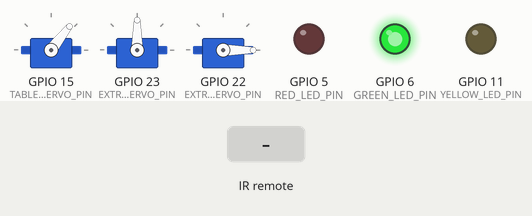
Bench run of a sketch on a simulated ESP32-S3. Shown: 3 × servo, output pins drawn as LEDs (lit = HIGH). The test bench sets the inputs (shaded band). What the sketch prints to the serial monitor is not drawn.

Above: at 1.4 s.
1.5 s: infrared code 0x16 received
At 2.3 s:
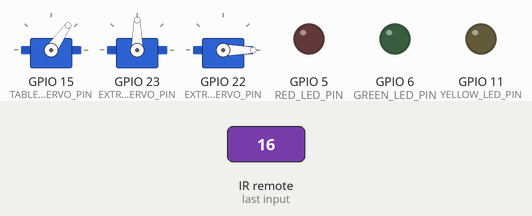
4.5 s: infrared code 0x42 received
At 5.4 s:
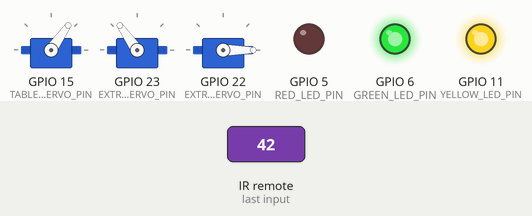
6.5 s: infrared code 0x4A received
At 8.2 s:
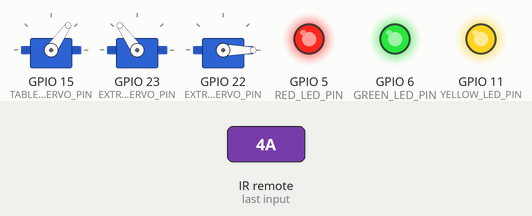
8.5 s: infrared code 0x42 received
At 8.9 s:
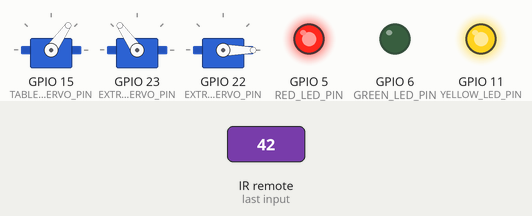
10.5 s: infrared code 0x19 received
At 12.8 s:
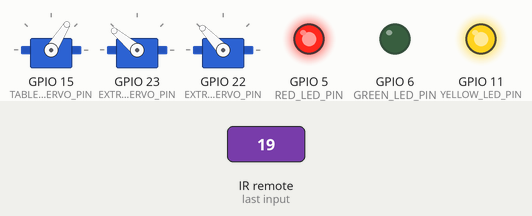
13.5 s: infrared code 0x40 received
At 17.3 s:
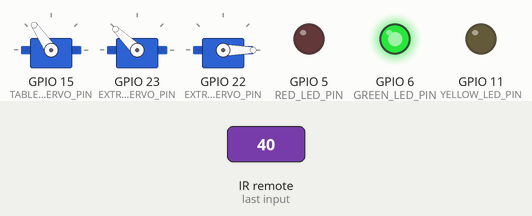
Timing chart, 0 to 17.5 s (numbered marks = the images above; inputs shaded):
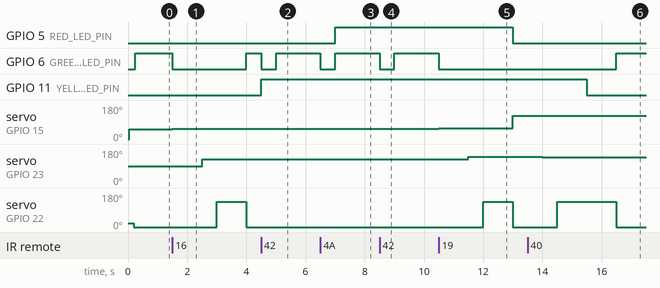

The sketch:

project_1__2_.ino
```cpp
#define NO_LED_FEEDBACK_CODE   // The  WS2812 on pin 8 of AI-C3 board crashes if used as receive feedback LED, other I/O pins are working...
#define IR_RECEIVE_PIN           4
#define IR_SEND_PIN              7
#define TONE_PIN                10
#define APPLICATION_PIN         18
#define TABLE_SERVO_PIN          15
#define EXTRUDER_MOVE_SERVO_PIN  23
#define EXTRUDER_PUSH_SERVO_PIN  22
#define RED_LED_PIN               5
#define GREEN_LED_PIN             6
#define YELLOW_LED_PIN           11


#include <Arduino.h>
#include <IRremote.hpp>
#include <ESP32Servo.h>
#include <stdlib.h>
using namespace std;
#include <Wire.h>
//#include <SPI.h>
//#include <SD.h>

class Pill{
    public:
        int _plateAgnle;
        int _extruderAngle;
        bool _present;
        Pill() {
            this->_plateAgnle = 1;
            this->_extruderAngle = 1;
            this-> _present = false;
        };
        Pill(int plateAgnle, int extruderAngle){
            this->_plateAgnle = plateAgnle;
            this->_extruderAngle = extruderAngle;
            this-> _present = true;
        }
};

class Blister{
    public:
        String _name;
        int _position;
        Pill pills[10] = { Pill(), Pill(), Pill(), Pill(), Pill(), Pill(), Pill(), Pill(), Pill(), Pill() };
        Blister(String name, int pos) {
            this->_name = name;
            this->_position = pos;
        }
        String GetName() {
            return this->_name;
        }
};

Servo  plateServo, extruderMoveServo, extruderPushServo;

int plateServoCurrentPosition = 52;
int plateServoMinPosition = 0;
int plateServoMaxPosition = 300;
int plateServoReplacePosition = 55;

int extruderMoveCurrentPosition = 90;
int extruderMoveMinPosition = 50;
int extruderMoveMaxPosition = 153;

int extruderPushCurrentPosition = 90;
int extruderPushMinPosition = 0;
int extruderPushMaxPosition = 133;

enum ExtruderMode {
  SinglePill,
  RecipeScenario,
  ReplaceBlister
};
ExtruderMode mode = SinglePill;

Blister blisters[6] = { Blister( "Vitamin Yellow", 1), Blister( "Vitamin Green", 2), Blister( "Vitamin Blue", 3), Blister( "Vitamin Yellow", 4), Blister( "Vitamin Green", 5), Blister( "Vitamin Blue", 6)};
int recipies[9][3] = { {1,1,2}, {1,-1,3}, {3,3,-1}, {-1,-1,-1}, {-1,-1,-1}, {-1,-1,-1}, {-1,-1,-1}, {-1,-1,-1}, {-1,-1,-1}};

void setup() {


    Serial.begin(115200);
    //while (!Serial)
    //    ; // Wait for Serial to become available. Is optimized away for some cores.
    Serial.println(F("Using IRremote library version " VERSION_IRREMOTE));
    Serial.println(F("Enabling IR input..."));
    IrReceiver.begin(IR_RECEIVE_PIN, ENABLE_LED_FEEDBACK);

    pinMode(RED_LED_PIN, OUTPUT);
    pinMode(GREEN_LED_PIN, OUTPUT);
    pinMode(YELLOW_LED_PIN, OUTPUT);

    plateServo.attach(TABLE_SERVO_PIN);
    plateServo.write(plateServoMinPosition);
    delay(50);
    plateServo.write(plateServoCurrentPosition);
    delay(50);

    extruderMoveServo.attach(EXTRUDER_MOVE_SERVO_PIN);
    //extruderMoveServo.write(extruderMoveMinPosition);
    //delay(50);
    extruderMoveServo.write(extruderMoveCurrentPosition);
    delay(50);

    extruderPushServo.attach(EXTRUDER_PUSH_SERVO_PIN);
    extruderPushServo.write(20);
    delay(50);
    extruderPushServo.write(extruderPushMinPosition);
    delay(50);

    initPlate();
    digitalWrite(GREEN_LED_PIN, HIGH);
}

void loop() {
    processIRsignal();
    IrReceiver.resume();
}


void handleOverflow() {
    Serial.println(F("Overflow detected"));
    Serial.println("Try to increase the \"RAW_BUFFER_LENGTH\" value of RAW_BUFFER_LENGTH");
    // see also https://github.com/Arduino-IRremote/Arduino-IRremote#compile-options--macros-for-this-library

#if !defined(ESP8266) && !defined(NRF5) // tone on esp8266 works once, then it disables IrReceiver.restartTimer() / timerConfigForReceive().
    /*
     * Stop timer, generate a double beep and start timer again
     */
#  if defined(ESP32) // ESP32 uses another timer for tone()
    tone(TONE_PIN, 1100, 10);
    delay(50);
    tone(TONE_PIN, 1100, 10);
#  else
    IrReceiver.stopTimer();
    tone(TONE_PIN, 1100, 10);
    delay(50);
    tone(TONE_PIN, 1100, 10);
    delay(50);
    IrReceiver.restartTimer();
#  endif
#endif
}

bool processIRsignal() {
    if (IrReceiver.decode()) {
        digitalWrite(GREEN_LED_PIN, LOW);
        int cmd = IrReceiver.decodedIRData.command;
        switch (cmd) {
            case 70:
                if (mode == SinglePill) {
                    Serial.println("up");
                    if (extruderMoveCurrentPosition < extruderMoveMaxPosition){
                        extruderMoveCurrentPosition+=1;
                        moveExtruder();
                    }
                }
                break;
            case 21:
                if (mode == SinglePill) {
                    Serial.println("down");
                    if (extruderMoveCurrentPosition > extruderMoveMinPosition){
                        extruderMoveCurrentPosition-=1;
                        moveExtruder();
                    }
                }
                break;
            case 68:
                if (mode == SinglePill) {
                    Serial.println("left");
                    if (plateServoCurrentPosition > plateServoMinPosition){
                        plateServoCurrentPosition-=1;
                        movePlate();
                    }
                }
                break;
            case 67:
                if (mode == SinglePill) {
                    Serial.println("right");
                    if (plateServoCurrentPosition < plateServoMaxPosition){
                        plateServoCurrentPosition+=1;
                        movePlate();
                    }
                }
                break;
            case 64:
                if (mode == SinglePill) {
                    Serial.println("OK");
                    pushExtruder();
                }
                break;
            case 66:
                Serial.println("*");
                mode = RecipeScenario;
                Serial.print("Recepe mode, select recepe number. ");
                digitalWrite(YELLOW_LED_PIN, HIGH);
                delay(500);
                break;
            case 74:
                Serial.println("#");
                mode = ReplaceBlister;
                Serial.print("Repalce blister mode, select blister number appeared to  be empty. ");
                plateServoCurrentPosition = plateServoReplacePosition;
                movePlate();
                delay(500);
                digitalWrite(RED_LED_PIN, HIGH);
                break;
            case 22:
                Serial.println("1");
                processNumericCommand(1);
                break;
            case 25:
                Serial.println("2");
                processNumericCommand(2);
                break;
            case 13:
                Serial.println("3");
                processNumericCommand(3);
                break;
            case 12:
                Serial.println("4");
                processNumericCommand(4);
                break;
            case 24:
                Serial.println("5");
                processNumericCommand(5);
                break;
            case 94:
                Serial.println("6");
                processNumericCommand(6);
                break;
            case 8:
                Serial.println("7");
                processNumericCommand(7);
                break;
            case 28:
                Serial.println("8");
                processNumericCommand(8);
                break;
            case 90:
                Serial.println("9");
                processNumericCommand(9);
                break;
            case 82:
                Serial.println("0");
                processNumericCommand(0);
                break;
            default:
                Serial.print("unknown command:");
                Serial.println(cmd);
                break;
        }
        digitalWrite(GREEN_LED_PIN, HIGH);
        //delay(100);
        return true;
    }
    return false;
}

void processNumericCommand(int number) {
    switch (mode) {
        case SinglePill:
            extrudePill(number-1); //extrude next pill from blister #number
            break;
        case RecipeScenario:
            extrudeRecipe(number-1);
            break;
        case ReplaceBlister:
            replaceBlister(number-1);
            break;
        default:
            break;
    }
    mode = SinglePill;
    digitalWrite(RED_LED_PIN, LOW);
    digitalWrite(YELLOW_LED_PIN, LOW);
}

void movePlate() {
    if( plateServoCurrentPosition >= plateServoMinPosition && plateServoCurrentPosition <= plateServoMaxPosition) {
        Serial.print("move plate to: ");
        Serial.println(plateServoCurrentPosition);
        plateServo.write(plateServoCurrentPosition);
        //delay(1000);
    } else {
        Serial.print("plate reached threshould angle");
        alarm(1);
    }

}

void moveExtruder() {
    if( extruderMoveCurrentPosition >= extruderMoveMinPosition && extruderMoveCurrentPosition <= extruderMoveMaxPosition) {
        Serial.print("move extruder to: ");
        Serial.println(extruderMoveCurrentPosition);
        extruderMoveServo.write(extruderMoveCurrentPosition);
    } else {
        Serial.print("extruder reached threshould angle");
        alarm(1);
    }
}

void pushExtruder() {
    Serial.println("push");
    //extruderPushServo.write(90);
    extruderPushServo.write(extruderPushMaxPosition);
    delay(1000);
    extruderPushServo.write(extruderPushMinPosition);
}

void initPlate() {
    initBlister(0);
    initBlister(1);
    initBlister(2);
    initBlister(3);
    initBlister(4);
    initBlister(5);
}

void initBlister(int blisterNumber) {
    switch(blisterNumber) {
        case 0:
            blisters[blisterNumber].pills[0] = Pill(55, 125);
            blisters[blisterNumber].pills[1] = Pill(58, 140);
            blisters[blisterNumber].pills[2] = Pill(64, 111);
            blisters[blisterNumber].pills[3] = Pill(70, 125);
            blisters[blisterNumber].pills[4] = Pill(76, 94);
            blisters[blisterNumber].pills[5] = Pill(78, 107);
            blisters[blisterNumber].pills[6] = Pill(83, 80);
            blisters[blisterNumber].pills[7] = Pill(87, 91);
            break;
        case 1:
            blisters[blisterNumber].pills[0] = Pill(77, 150);
            blisters[blisterNumber].pills[1] = Pill(104, 151);
            blisters[blisterNumber].pills[2] = Pill(86, 134);
            blisters[blisterNumber].pills[3] = Pill(98, 133);
            blisters[blisterNumber].pills[4] = Pill(93, 114);
            blisters[blisterNumber].pills[5] = Pill(101, 117);
            blisters[blisterNumber].pills[6] = Pill(97, 95);
            blisters[blisterNumber].pills[7] = Pill(106, 96);
            break;
        case 2:
            blisters[blisterNumber].pills[0] = Pill(124, 136);
            blisters[blisterNumber].pills[1] = Pill(135, 122);
            blisters[blisterNumber].pills[2] = Pill(119, 122);
            blisters[blisterNumber].pills[3] = Pill(131, 113);
            blisters[blisterNumber].pills[4] = Pill(116, 101);
            blisters[blisterNumber].pills[5] = Pill(126, 100);
            blisters[blisterNumber].pills[6] = Pill(117, 84);
            blisters[blisterNumber].pills[7] = Pill(126, 75  );
            break;
        case 3:
            blisters[blisterNumber].pills[0] = Pill(166, 188);
            blisters[blisterNumber].pills[1] = Pill(170, 133);
            blisters[blisterNumber].pills[2] = Pill(194, 109);

            blisters[blisterNumber].pills[3] = Pill(71, 137);
            blisters[blisterNumber].pills[3]._present = false;
            blisters[blisterNumber].pills[4] = Pill(73, 109);
            blisters[blisterNumber].pills[4]._present = false;
            blisters[blisterNumber].pills[5] = Pill(78, 120);
            blisters[blisterNumber].pills[5]._present = false;
            blisters[blisterNumber].pills[6] = Pill(82, 89);
            blisters[blisterNumber].pills[6]._present = false;
            blisters[blisterNumber].pills[7] = Pill(87, 102);
            blisters[blisterNumber].pills[7]._present = false;
            break;
        case 4:
            blisters[blisterNumber].pills[0] = Pill(0, 0);
            blisters[blisterNumber].pills[0]._present = false;
            blisters[blisterNumber].pills[1] = Pill(99, 160);
            blisters[blisterNumber].pills[1]._present = false;
            blisters[blisterNumber].pills[2] = Pill(82, 147);
            blisters[blisterNumber].pills[2]._present = false;
            blisters[blisterNumber].pills[3] = Pill(97, 148);
            blisters[blisterNumber].pills[3]._present = false;
            blisters[blisterNumber].pills[4] = Pill(89, 130);
            blisters[blisterNumber].pills[4]._present = false;
            blisters[blisterNumber].pills[5] = Pill(99, 130);
            blisters[blisterNumber].pills[5]._present = false;
            blisters[blisterNumber].pills[6] = Pill(96, 109);
            blisters[blisterNumber].pills[6]._present = false;
            blisters[blisterNumber].pills[7] = Pill(103, 109);
            blisters[blisterNumber].pills[7]._present = false;
            break;
        case 5:
            blisters[blisterNumber].pills[0] = Pill(10, 133);
            blisters[blisterNumber].pills[1] = Pill(23, 120);
            blisters[blisterNumber].pills[2] = Pill(5, 127);
            blisters[blisterNumber].pills[3] = Pill(15, 112);
            blisters[blisterNumber].pills[4] = Pill(2, 107);
            blisters[blisterNumber].pills[5] = Pill(13, 94);
            blisters[blisterNumber].pills[6] = Pill(3, 83);
            blisters[blisterNumber].pills[7] = Pill(12, 69);
            break;
        default:
            break;
    }
}

bool extrudePill(int blisterNumber) {
    bool pillFound = false;
    Serial.print("extrude pill from blister #");
    Serial.println(blisterNumber);
    for (int i = 0; i < (sizeof(blisters[blisterNumber].pills)/sizeof(*blisters[blisterNumber].pills)); i++) {
        if (blisters[blisterNumber].pills[i]._present == true && pillFound == false) {
            plateServoCurrentPosition = blisters[blisterNumber].pills[i]._plateAgnle;
            movePlate();
            delay(1000);
            extruderMoveCurrentPosition = blisters[blisterNumber].pills[i]._extruderAngle;
            moveExtruder();
            delay(500);
            pushExtruder();
            blisters[blisterNumber].pills[i]._present = false;
            pillFound = true;
        }
    }
    if (pillFound == false) {
        Serial.println(F("no pills found in blister#" + blisterNumber));
        alarm(3);
    }
    return pillFound;
}

void replaceBlister(int blisterNumber) {
    initBlister(blisterNumber);
    Serial.print("blister #");
    Serial.print(blisterNumber+1);
    Serial.println(" successfully replaced.");
}

void extrudeRecipe(int recipeNumber) {
    Serial.println(F("By the reipe #" + (recipeNumber+1) ));
    bool blisterReplaced = false;
    bool pillFound = false;
    for (int i = 0; i < 3; i++) {
        if (recipies[recipeNumber][i] >= 0) {
            pillFound = extrudePill(recipies[recipeNumber][i]-1);
            while( !pillFound ) {
                blisterReplaced = false;
                Serial.println("replace the blister to proceed with recipe!");
                digitalWrite(RED_LED_PIN, HIGH);
                while( !blisterReplaced ) {
                    mode = ReplaceBlister;
                    IrReceiver.resume();
                    blisterReplaced = processIRsignal();
                }
                pillFound = extrudePill(recipies[recipeNumber][i]-1);
            }
            digitalWrite(RED_LED_PIN, LOW);
            Serial.println(" extruded.");
        }
    }
    Serial.println("successfully processed.");
}

void alarm(int level){
    for (int i = 0; i < level; i++) {
        digitalWrite(RED_LED_PIN, HIGH);
        delay(500);
        digitalWrite(RED_LED_PIN, LOW);
        delay(100);
    }
}
```

Measured:
- after the input at 1.5 s, GPIO 6 (GREEN_LED_PIN): HIGH → LOW at once, → HIGH 2.5 s later; servo on GPIO 15 (TABLE_SERVO_PIN): 52° → 55° at once; servo on GPIO 23 (EXTRUDER_MOVE_SERVO_PIN): 90° → 125° after 1.0 s; servo on GPIO 22 (EXTRUDER_PUSH_SERVO_PIN): 0° → 133° after 1.5 s, → 0° 1.0 s later
- after the input at 4.5 s, GPIO 6 (GREEN_LED_PIN): HIGH → LOW at once, → HIGH 0.50 s later; GPIO 11 (YELLOW_LED_PIN): LOW → HIGH at once
- after the input at 6.5 s, GPIO 5 (RED_LED_PIN): LOW → HIGH after 0.50 s; GPIO 6 (GREEN_LED_PIN): HIGH → LOW at once, → HIGH 0.50 s later
- after the input at 8.5 s, GPIO 6 (GREEN_LED_PIN): HIGH → LOW at once, → HIGH 0.50 s later
- after the input at 10.5 s, GPIO 5 (RED_LED_PIN): HIGH → LOW after 2.5 s; GPIO 6 (GREEN_LED_PIN): HIGH → LOW at once; servo on GPIO 15 (TABLE_SERVO_PIN): 55° → 58° at once, → 124° 2.5 s later; servo on GPIO 23 (EXTRUDER_MOVE_SERVO_PIN): 125° → 140° after 1.0 s; servo on GPIO 22 (EXTRUDER_PUSH_SERVO_PIN): 0° → 133° after 1.5 s, → 0° 1.0 s later
- after the input at 13.5 s, GPIO 6 (GREEN_LED_PIN): LOW → HIGH after 3.0 s instead of 2.0 s
